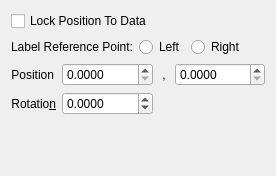
<?xml version="1.0" encoding="UTF-8"?>
<ui version="4.0">
 <class>LabelDimensionsTab</class>
 <widget class="QWidget" name="LabelDimensionsTab">
  <property name="geometry">
   <rect>
    <x>0</x>
    <y>0</y>
    <width>276</width>
    <height>176</height>
   </rect>
  </property>
  <layout class="QVBoxLayout" name="verticalLayout">
   <item>
    <layout class="QGridLayout" name="gridLayout_2">
     <item row="0" column="0" colspan="3">
      <widget class="QCheckBox" name="_lockPosToData">
       <property name="text">
        <string>Lock Position To Data</string>
       </property>
      </widget>
     </item>
     <item row="2" column="2">
      <widget class="QRadioButton" name="_right">
       <property name="text">
        <string comment="the right side">Right</string>
       </property>
      </widget>
     </item>
     <item row="2" column="0">
      <widget class="QLabel" name="label_4">
       <property name="sizePolicy">
        <sizepolicy hsizetype="Fixed" vsizetype="Preferred">
         <horstretch>0</horstretch>
         <verstretch>0</verstretch>
        </sizepolicy>
       </property>
       <property name="text">
        <string>Label Reference Point:</string>
       </property>
       <property name="alignment">
        <set>Qt::AlignCenter</set>
       </property>
      </widget>
     </item>
     <item row="2" column="1">
      <widget class="QRadioButton" name="_left">
       <property name="sizePolicy">
        <sizepolicy hsizetype="Fixed" vsizetype="Fixed">
         <horstretch>0</horstretch>
         <verstretch>0</verstretch>
        </sizepolicy>
       </property>
       <property name="text">
        <string comment="the left side">Left</string>
       </property>
      </widget>
     </item>
    </layout>
   </item>
   <item>
    <layout class="QGridLayout" name="gridLayout">
     <item row="2" column="0">
      <widget class="QLabel" name="label_3">
       <property name="text">
        <string>Rotatio&amp;n</string>
       </property>
       <property name="alignment">
        <set>Qt::AlignRight|Qt::AlignTrailing|Qt::AlignVCenter</set>
       </property>
       <property name="buddy">
        <cstring>_rotation</cstring>
       </property>
      </widget>
     </item>
     <item row="2" column="1">
      <widget class="QDoubleSpinBox" name="_rotation">
       <property name="decimals">
        <number>4</number>
       </property>
       <property name="minimum">
        <double>-180.000000000000000</double>
       </property>
       <property name="maximum">
        <double>360.000000000000000</double>
       </property>
       <property name="singleStep">
        <double>0.010000000000000</double>
       </property>
      </widget>
     </item>
     <item row="1" column="0">
      <widget class="QLabel" name="label">
       <property name="sizePolicy">
        <sizepolicy hsizetype="Fixed" vsizetype="Preferred">
         <horstretch>0</horstretch>
         <verstretch>0</verstretch>
        </sizepolicy>
       </property>
       <property name="text">
        <string>Position</string>
       </property>
       <property name="alignment">
        <set>Qt::AlignRight|Qt::AlignTrailing|Qt::AlignVCenter</set>
       </property>
       <property name="buddy">
        <cstring>_x</cstring>
       </property>
      </widget>
     </item>
     <item row="1" column="2">
      <widget class="QLabel" name="label_2">
       <property name="sizePolicy">
        <sizepolicy hsizetype="Fixed" vsizetype="Preferred">
         <horstretch>0</horstretch>
         <verstretch>0</verstretch>
        </sizepolicy>
       </property>
       <property name="text">
        <string> , </string>
       </property>
       <property name="buddy">
        <cstring>_y</cstring>
       </property>
      </widget>
     </item>
     <item row="1" column="3">
      <widget class="QDoubleSpinBox" name="_y">
       <property name="decimals">
        <number>4</number>
       </property>
       <property name="maximum">
        <double>1.000000000000000</double>
       </property>
       <property name="singleStep">
        <double>0.010000000000000</double>
       </property>
      </widget>
     </item>
     <item row="1" column="1">
      <widget class="QDoubleSpinBox" name="_x">
       <property name="decimals">
        <number>4</number>
       </property>
       <property name="maximum">
        <double>1.000000000000000</double>
       </property>
       <property name="singleStep">
        <double>0.010000000000000</double>
       </property>
      </widget>
     </item>
    </layout>
   </item>
   <item>
    <spacer name="verticalSpacer">
     <property name="orientation">
      <enum>Qt::Vertical</enum>
     </property>
     <property name="sizeHint" stdset="0">
      <size>
       <width>20</width>
       <height>37</height>
      </size>
     </property>
    </spacer>
   </item>
  </layout>
 </widget>
 <tabstops>
  <tabstop>_lockPosToData</tabstop>
  <tabstop>_left</tabstop>
  <tabstop>_right</tabstop>
  <tabstop>_x</tabstop>
  <tabstop>_y</tabstop>
  <tabstop>_rotation</tabstop>
 </tabstops>
 <resources/>
 <connections>
  <connection>
   <sender>_lockPosToData</sender>
   <signal>clicked()</signal>
   <receiver>LabelDimensionsTab</receiver>
   <slot>modified()</slot>
   <hints>
    <hint type="sourcelabel">
     <x>42</x>
     <y>11</y>
    </hint>
    <hint type="destinationlabel">
     <x>40</x>
     <y>108</y>
    </hint>
   </hints>
  </connection>
  <connection>
   <sender>_left</sender>
   <signal>toggled(bool)</signal>
   <receiver>LabelDimensionsTab</receiver>
   <slot>modified()</slot>
   <hints>
    <hint type="sourcelabel">
     <x>117</x>
     <y>42</y>
    </hint>
    <hint type="destinationlabel">
     <x>71</x>
     <y>109</y>
    </hint>
   </hints>
  </connection>
  <connection>
   <sender>_x</sender>
   <signal>valueChanged(QString)</signal>
   <receiver>LabelDimensionsTab</receiver>
   <slot>modified()</slot>
   <hints>
    <hint type="sourcelabel">
     <x>98</x>
     <y>69</y>
    </hint>
    <hint type="destinationlabel">
     <x>124</x>
     <y>109</y>
    </hint>
   </hints>
  </connection>
  <connection>
   <sender>_y</sender>
   <signal>valueChanged(QString)</signal>
   <receiver>LabelDimensionsTab</receiver>
   <slot>modified()</slot>
   <hints>
    <hint type="sourcelabel">
     <x>195</x>
     <y>70</y>
    </hint>
    <hint type="destinationlabel">
     <x>196</x>
     <y>107</y>
    </hint>
   </hints>
  </connection>
  <connection>
   <sender>_rotation</sender>
   <signal>valueChanged(QString)</signal>
   <receiver>LabelDimensionsTab</receiver>
   <slot>modified()</slot>
   <hints>
    <hint type="sourcelabel">
     <x>104</x>
     <y>92</y>
    </hint>
    <hint type="destinationlabel">
     <x>268</x>
     <y>107</y>
    </hint>
   </hints>
  </connection>
 </connections>
 <slots>
  <slot>modified()</slot>
 </slots>
</ui>
